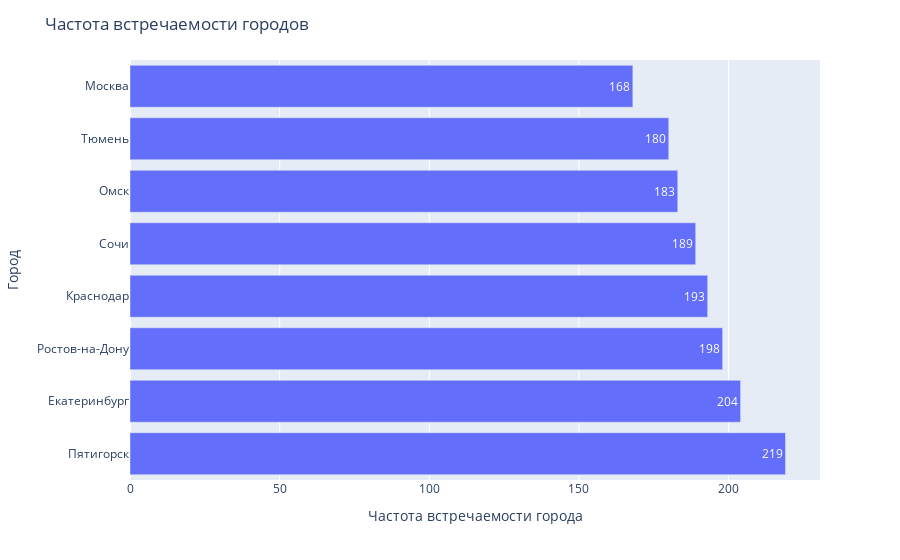

The notebook cell this image was saved under:
### Code cell
city = users['city'].value_counts().reset_index()
city['ratio'] = round(city['city'] / city['city'].sum() *100, 1)


fig = px.bar(city, 
             x='city', 
             y='index', 
             text='city'
            )

fig.update_layout(title='Частота встречаемости городов',
                   xaxis_title='Частота встречаемости города',
                   yaxis_title='Город')
fig

### Figure 1 — Plotly figure (JSON) as saved in the notebook; plotly's stock layout.template omitted (floating-point values rounded to 4 significant figures)
{"data": [{"alignmentgroup": "True", "hovertemplate": "city=%{text}<br>index=%{y}<extra></extra>", "legendgroup": "", "marker": {"color": "#636efa", "pattern": {"shape": ""}}, "name": "", "offsetgroup": "", "orientation": "h", "showlegend": false, "text": [219, 204, 198, 193, 189, 183, 180, 168], "textposition": "auto", "type": "bar", "x": [219, 204, 198, 193, 189, 183, 180, 168], "xaxis": "x", "y": ["Пятигорск", "Екатеринбург", "Ростов-на-Дону", "Краснодар", "Сочи", "Омск", "Тюмень", "Москва"], "yaxis": "y"}], "layout": {"barmode": "relative", "legend": {"tracegroupgap": 0}, "margin": {"t": 60}, "title": {"text": "Частота встречаемости городов"}, "xaxis": {"anchor": "y", "domain": [0, 1], "title": {"text": "Частота встречаемости города"}}, "yaxis": {"anchor": "x", "domain": [0, 1], "title": {"text": "Город"}}}}
